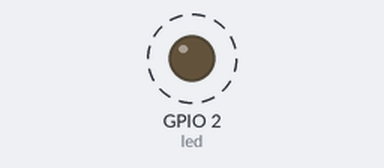
The program below on a simulated ESP8266 board running MicroPython. On the bench: output pins drawn as LEDs (lit = HIGH, except the on-board LED, lit = LOW). Dashed ring = blinking.

Above: at 0.5 s.
Timing chart, 0 to 4.6 s (numbered marks = the images above):
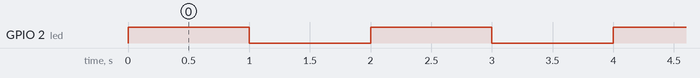

Measured:
- by itself, GPIO 2 (led): alternates HIGH for 1.0 s and LOW for 1.0 s

The program:

Blink.py
```python
from time import sleep_ms
from machine import Pin

led=Pin(2,Pin.OUT) #create LED object from pin2,Set Pin2 to output
try:
    while True:
        led.value(1) #Set led turn on
        sleep_ms(1000)
        led.value(0) #Set led turn off
        sleep_ms(1000)
except:
    pass
```
